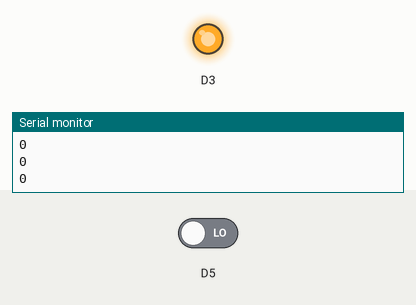
This sketch was run on a simulated ESP8266 (NodeMCU). Shown: output pins drawn as LEDs (lit = HIGH), the last lines printed to the serial monitor. The test bench sets the inputs (shaded band); at power-on: D5 LOW. WiFi joins after 1.5 s; servers stay silent unless stated.

Above: at 3.0 s.
3.1 s: D5 driven HIGH
At 3.6 s:
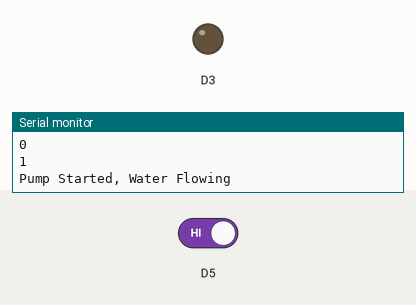
5.1 s: D5 driven LOW
At 6.4 s:
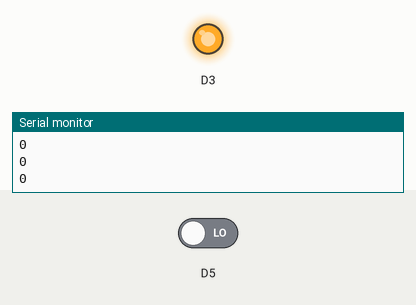
Timing chart, 0 to 8.1 s (numbered marks = the images above; inputs shaded):
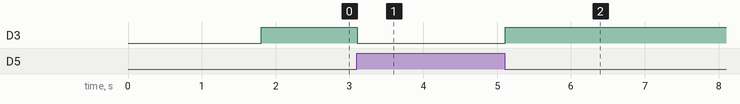

Measured:
- after the input at 3.1 s, D3: HIGH → LOW at once
- after the input at 5.1 s, D3: LOW → HIGH at once

The sketch:

UNO.ino
```cpp
#define BLYNK_PRINT Serial
#include <ESP8266WiFi.h>
#include <BlynkSimpleEsp8266.h>

char auth[] = "sdfgsdgjkhdfgkndfsgjkldf"; // the auth code that you got on your gmail
char ssid[] = "Harsh Home"; // username or ssid of your WI-FI
char pass[] = "ngfbasketball"; // password of your Wi-Fi
int water ;
int prevState = 0;


void setup()
{
  Serial.begin(9600);
  pinMode (D3,OUTPUT);
  pinMode (D5,INPUT);
  Blynk.begin(auth, ssid, pass);

}

void loop()
{
  Blynk.run();

 water=digitalRead(D5);
 Serial.println(water);

  if (water == HIGH && prevState == 0)
  {
  Serial.println("Pump Started, Water Flowing");
  digitalWrite(D3,LOW);
  Blynk.notify("Pump Started, Water Flowing");
  prevState = 1;
  delay(400);
  }

  else if (water == HIGH && prevState == 1)
  {
  Serial.println("Pump Stopped, Water Not Flowing");
  delay(400);
  }
  else
  {
  digitalWrite(D3,HIGH);
  prevState =0;
  }


  delay(100);
}
```
